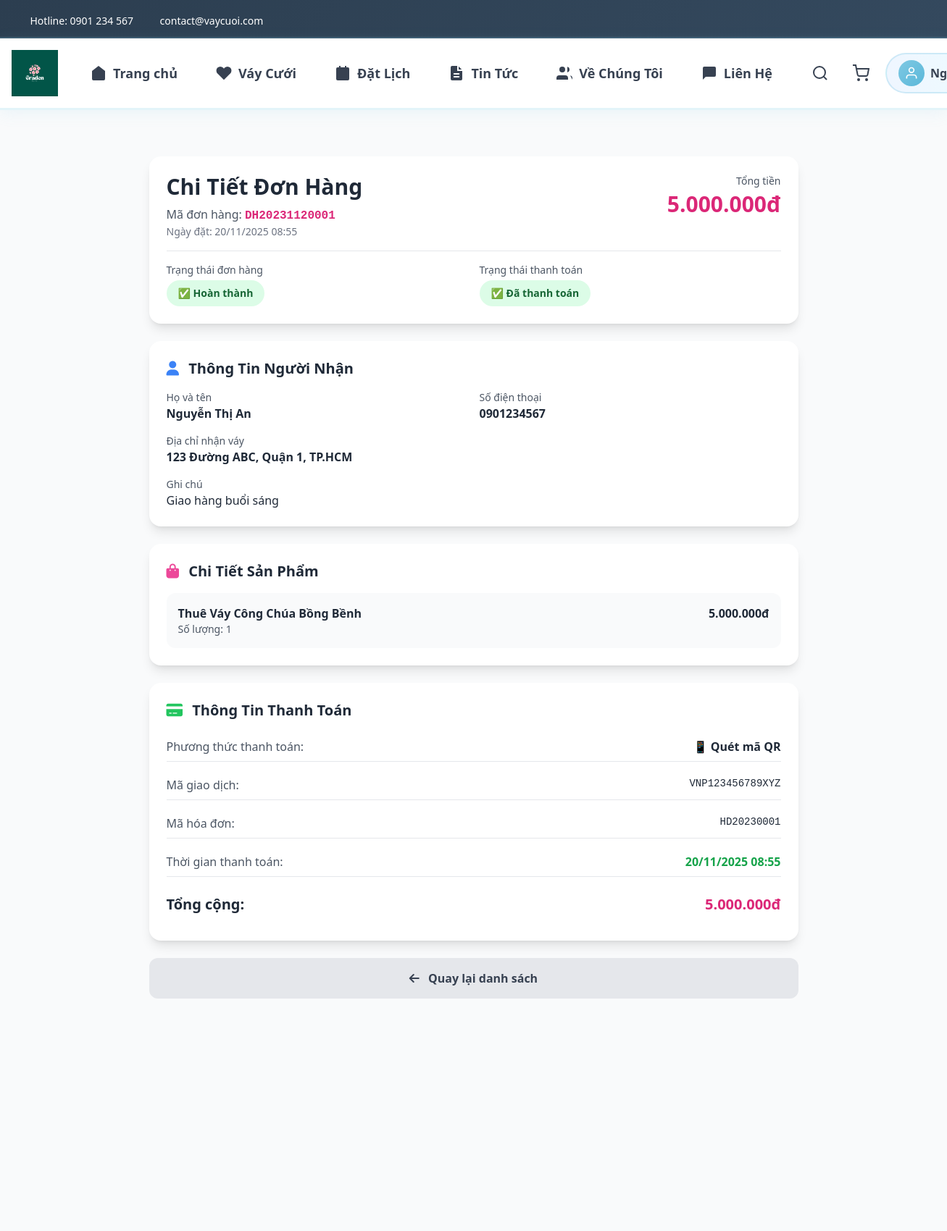
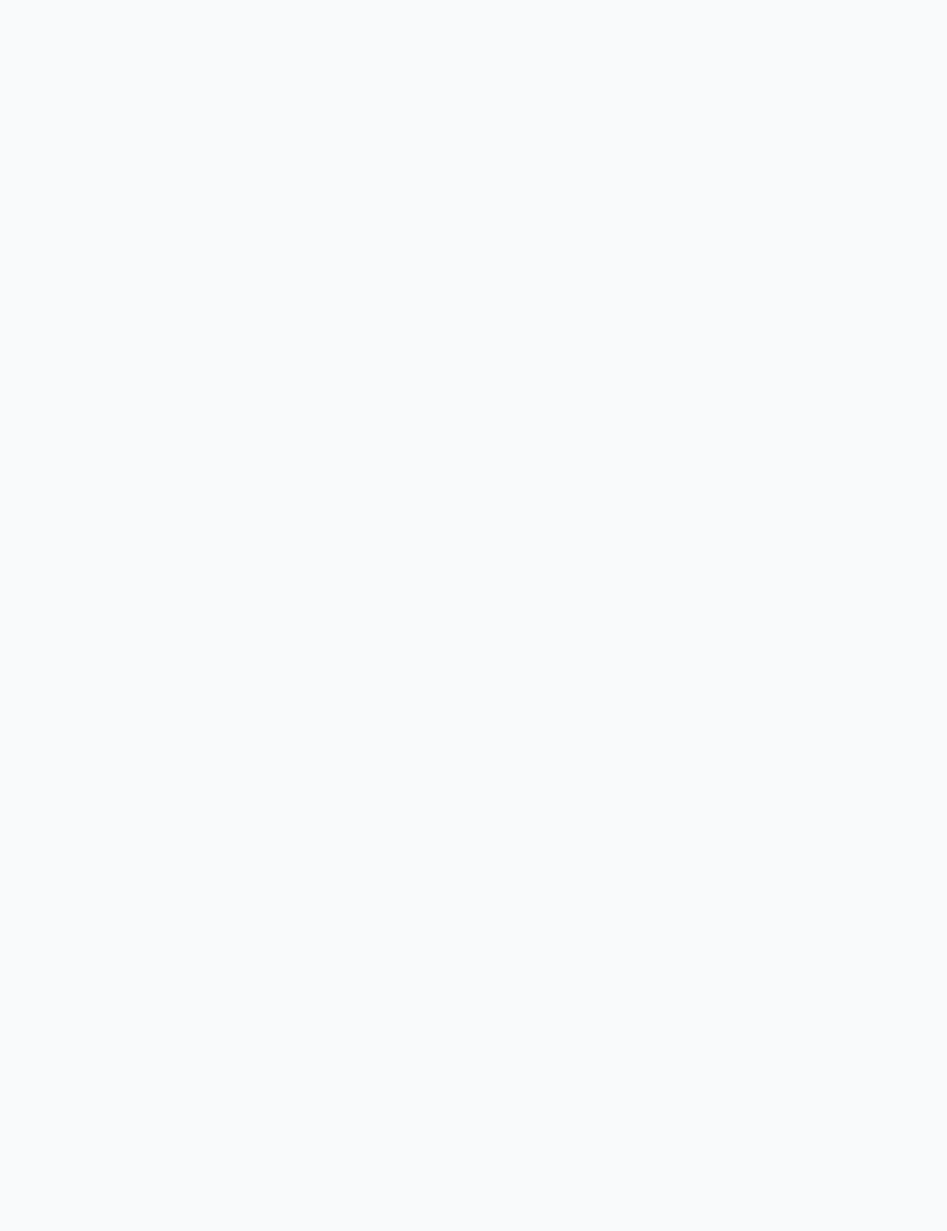
/order-detail.php?id=1 (signed in, upper part), run on the app's committed database (2 pictures, top to bottom).
### tables this page shows
CREATE TABLE thanh_toan (
   id BIGINT AUTO_INCREMENT PRIMARY KEY,
   hoa_don_id BIGINT NULL,
   don_hang_id BIGINT NULL,
   payment_gateway VARCHAR(100) NULL,
   transaction_id VARCHAR(255) NULL,
   amount DECIMAL(14,2) NOT NULL,
   status ENUM('initiated','success','failed','refunded') DEFAULT 'initiated',
   paid_at TIMESTAMP NULL,
   created_at TIMESTAMP DEFAULT CURRENT_TIMESTAMP,
   FOREIGN KEY (hoa_don_id) REFERENCES hoa_don(id) ON DELETE SET NULL,
   FOREIGN KEY (don_hang_id) REFERENCES don_hang(id) ON DELETE SET NULL,
   INDEX idx_tx (transaction_id)  
);

CREATE TABLE don_hang (
   id BIGINT AUTO_INCREMENT PRIMARY KEY,
   ma_don_hang VARCHAR(50) UNIQUE COMMENT 'Mã đơn hàng duy nhất',
   nguoi_dung_id BIGINT NULL,
   ho_ten VARCHAR(255) NOT NULL COMMENT 'Họ tên người nhận',
   so_dien_thoai VARCHAR(30) NOT NULL COMMENT 'Số điện thoại người nhận',
   dia_chi TEXT NOT NULL COMMENT 'Địa chỉ nhận váy',
   ghi_chu TEXT NULL COMMENT 'Ghi chú đơn hàng',
   tong_tien DECIMAL(14,2) NOT NULL,
   trang_thai ENUM('pending','processing','completed','cancelled') DEFAULT 'pending',
   phuong_thuc_thanh_toan VARCHAR(50) DEFAULT 'qr_code' COMMENT 'Phương thức thanh toán',
   trang_thai_thanh_toan ENUM('pending','paid','failed','expired') DEFAULT 'pending' COMMENT 'Trạng thái thanh toán',
   created_at TIMESTAMP DEFAULT CURRENT_TIMESTAMP,
   updated_at TIMESTAMP NULL ON UPDATE CURRENT_TIMESTAMP,
   FOREIGN KEY (nguoi_dung_id) REFERENCES nguoi_dung(id) ON DELETE SET NULL,
   INDEX idx_ma_don_hang (ma_don_hang),
   INDEX idx_trang_thai (trang_thai),
   INDEX idx_trang_thai_thanh_toan (trang_thai_thanh_toan)
);

CREATE TABLE chi_tiet_hoa_don (
   id BIGINT AUTO_INCREMENT PRIMARY KEY,
   hoa_don_id BIGINT NOT NULL,
   vay_id BIGINT NULL,
   description TEXT,
   amount DECIMAL(12,2) NOT NULL,
   quantity INT DEFAULT 1,
   FOREIGN KEY (hoa_don_id) REFERENCES hoa_don(id) ON DELETE CASCADE,
   FOREIGN KEY (vay_id) REFERENCES vay_cuoi(id) ON DELETE SET NULL
);

CREATE TABLE hoa_don (
   id BIGINT AUTO_INCREMENT PRIMARY KEY,
   don_hang_id BIGINT UNIQUE NOT NULL,
   nguoi_dung_id BIGINT NULL,
   ma_hoa_don VARCHAR(100) UNIQUE,
   tong_thanh_toan DECIMAL(14,2) NOT NULL,
   status ENUM('unpaid','paid','partially_paid','cancelled') DEFAULT 'unpaid',
   created_at TIMESTAMP DEFAULT CURRENT_TIMESTAMP,
   FOREIGN KEY (don_hang_id) REFERENCES don_hang(id) ON DELETE CASCADE,
   FOREIGN KEY (nguoi_dung_id) REFERENCES nguoi_dung(id) ON DELETE SET NULL
);

### order-detail.php (the view, shortened to what this page needs)
<?php
require_once 'includes/config.php';
$user_id = $_SESSION['user_id'];
$order_id = intval($_GET['id'] ?? 0);
$order_query = $conn->prepare("SELECT
    dh.*,
    t.transaction_id,
    t.status as payment_status,
    t.paid_at,
    t.amount as payment_amount,
    hd.ma_hoa_don,
    TIMESTAMPDIFF(MINUTE, dh.created_at, NOW()) as minutes_ago
FROM don_hang dh
LEFT JOIN thanh_toan t ON dh.id = t.don_hang_id
LEFT JOIN hoa_don hd ON dh.id = hd.don_hang_id
WHERE dh.id = ? AND dh.nguoi_dung_id = ?");
$order_query->bind_param("ii", $order_id, $user_id);
$order_query->execute();
$order_result = $order_query->get_result();
$order = $order_result->fetch_assoc();
$details_query = $conn->prepare("SELECT * FROM chi_tiet_hoa_don WHERE hoa_don_id = (SELECT id FROM hoa_don WHERE don_hang_id = ?)");
$details_query->bind_param("i", $order_id);
$details_query->execute();
$details = $details_query->get_result();
require_once 'includes/header.php';
?>
<section class="py-16 bg-gray-50 min-h-screen">
    <div class="container mx-auto px-4">
        <div class="max-w-4xl mx-auto">
            <div class="bg-white rounded-2xl shadow-lg p-6 mb-6">
                <div class="flex justify-between items-start mb-4">
                    <div>
                        <h1 class="text-3xl font-bold text-gray-800 mb-2">
                            Chi Tiết Đơn Hàng
                        </h1>
                        <p class="text-gray-600">
                            Mã đơn hàng: <span class="font-mono font-bold text-pink-600"><?php echo htmlspecialchars($order['ma_don_hang']); ?></span>
                        </p>
                        <p class="text-sm text-gray-500">
                            Ngày đặt: <?php echo date('d/m/Y H:i', strtotime($order['created_at'])); ?>
                        </p>
                    </div>
                    <div class="text-right">
                        <p class="text-sm text-gray-600 mb-1">Tổng tiền</p>
                        <p class="text-3xl font-bold text-pink-600">
                            <?php echo number_format($order['tong_tien'], 0, ',', '.'); ?>đ
                        </p>
                    </div>
                </div>
                <div class="grid md:grid-cols-2 gap-4 pt-4 border-t">
                    <div>
                        <p class="text-sm text-gray-600 mb-1">Trạng thái đơn hàng</p>
                        <span class="inline-block px-4 py-2 rounded-full text-sm font-bold
                            <?php
                            switch($order['trang_thai']) {
                                case 'completed': echo 'bg-green-100 text-green-800'; break;
                            }
                            ?>">
                            <?php
                            switch($order['trang_thai']) {
                                case 'completed': echo '✅ Hoàn thành'; break;
                            }
                            ?>
                        </span>
                    </div>
                    <div>
                        <p class="text-sm text-gray-600 mb-1">Trạng thái thanh toán</p>
                        <span class="inline-block px-4 py-2 rounded-full text-sm font-bold
                            <?php
                            switch($order['trang_thai_thanh_toan']) {
                                case 'paid': echo 'bg-green-100 text-green-800'; break;
                            }
                            ?>">
                            <?php
                            switch($order['trang_thai_thanh_toan']) {
                                case 'paid': echo '✅ Đã thanh toán'; break;
                            }
                            ?>
                        </span>
                    </div>
                </div>
            </div>
            <div class="bg-white rounded-2xl shadow-lg p-6 mb-6">
                <h2 class="text-xl font-bold text-gray-800 mb-4">
                    <i class="fas fa-user text-blue-500 mr-2"></i>
                    Thông Tin Người Nhận
                </h2>
                <div class="grid md:grid-cols-2 gap-4">
                    <div>
                        <p class="text-sm text-gray-600">Họ và tên</p>
                        <p class="font-semibold text-gray-800"><?php echo htmlspecialchars($order['ho_ten']); ?></p>
                    </div>
                    <div>
                        <p class="text-sm text-gray-600">Số điện thoại</p>
                        <p class="font-semibold text-gray-800"><?php echo htmlspecialchars($order['so_dien_thoai']); ?></p>
                    </div>
                    <div class="md:col-span-2">
                        <p class="text-sm text-gray-600">Địa chỉ nhận váy</p>
                        <p class="font-semibold text-gray-800"><?php echo htmlspecialchars($order['dia_chi']); ?></p>
                    </div>
                    <?php if (!empty($order['ghi_chu'])): ?>
                    <div class="md:col-span-2">
                        <p class="text-sm text-gray-600">Ghi chú</p>
                        <p class="text-gray-800"><?php echo htmlspecialchars($order['ghi_chu']); ?></p>
                    </div>
                    <?php endif; ?>
                </div>
            </div>
            <div class="bg-white rounded-2xl shadow-lg p-6 mb-6">
                <h2 class="text-xl font-bold text-gray-800 mb-4">
                    <i class="fas fa-shopping-bag text-pink-500 mr-2"></i>
                    Chi Tiết Sản Phẩm
                </h2>
                <div class="space-y-4">
                    <?php if ($details && $details->num_rows > 0): ?>
                        <?php while ($item = $details->fetch_assoc()): ?>
                        <div class="flex justify-between items-start p-4 bg-gray-50 rounded-xl">
                            <div class="flex-1">
                                <p class="font-semibold text-gray-800"><?php echo htmlspecialchars($item['description']); ?></p>
                                <p class="text-sm text-gray-600">Số lượng: <?php echo $item['quantity']; ?></p>
                            </div>
                            <p class="font-bold text-gray-800"><?php echo number_format($item['amount'], 0, ',', '.'); ?>đ</p>
                        </div>
                        <?php endwhile; ?>
                    <?php else: ?>
                        <p class="text-gray-600">Không có chi tiết sản phẩm</p>
                    <?php endif; ?>
                </div>
            </div>
            <div class="bg-white rounded-2xl shadow-lg p-6 mb-6">
                <h2 class="text-xl font-bold text-gray-800 mb-4">
                    <i class="fas fa-credit-card text-green-500 mr-2"></i>
                    Thông Tin Thanh Toán
                </h2>
                <div class="space-y-3">
                    <div class="flex justify-between py-2 border-b">
                        <span class="text-gray-600">Phương thức thanh toán:</span>
                        <span class="font-semibold text-gray-800">
                            <?php
                            switch($order['phuong_thuc_thanh_toan']) {
                                case 'qr_code': echo '📱 Quét mã QR'; break;
                            }
                            ?>
                        </span>
                    </div>
                    <?php if (!empty($order['transaction_id'])): ?>
                    <div class="flex justify-between py-2 border-b">
                        <span class="text-gray-600">Mã giao dịch:</span>
                        <span class="font-mono text-sm text-gray-800"><?php echo htmlspecialchars($order['transaction_id']); ?></span>
                    </div>
                    <?php endif; ?>
                    <?php if (!empty($order['ma_hoa_don'])): ?>
                    <div class="flex justify-between py-2 border-b">
                        <span class="text-gray-600">Mã hóa đơn:</span>
                        <span class="font-mono text-sm text-gray-800"><?php echo htmlspecialchars($order['ma_hoa_don']); ?></span>
                    </div>
                    <?php endif; ?>
                    <?php if ($order['paid_at']): ?>
                    <div class="flex justify-between py-2 border-b">
                        <span class="text-gray-600">Thời gian thanh toán:</span>
                        <span class="font-semibold text-green-600">
                            <?php echo date('d/m/Y H:i', strtotime($order['paid_at'])); ?>
                        </span>
                    </div>
                    <?php endif; ?>
                    <div class="flex justify-between py-3 text-xl font-bold">
                        <span class="text-gray-800">Tổng cộng:</span>
                        <span class="text-pink-600"><?php echo number_format($order['tong_tien'], 0, ',', '.'); ?>đ</span>
                    </div>
                </div>
            </div>
            <div class="flex gap-4">
                <a href="my-orders.php" class="flex-1 bg-gray-200 text-gray-700 px-6 py-4 rounded-xl font-bold text-center hover:bg-gray-300 transition-all">
                    <i class="fas fa-arrow-left mr-2"></i>
                    Quay lại danh sách
                </a>
            </div>
        </div>
    </div>
</section>
<?php require_once 'includes/footer.php'; ?>

### assets/css/style.css (style rules this page uses)
* { margin: 0; padding: 0; box-sizing: border-box; }
:root { --primary-color: #7ec8e3; --secondary-color: #d4f1f9; --accent-color: #5ab8d9; --text-dark: #2c3e50; --text-light: #6c757d; --border-color: #d4e9f0; --bg-light: #f0f9fc; --white: #ffffff; --success: #5cb85c; --danger: #d9534f; --shadow: 0 2px 15px rgba(126, 200, 227, 0.15); --shadow-hover: 0 5px 25px rgba(126, 200, 227, 0.25); }
body { font-family: 'Segoe UI', Tahoma, Geneva, Verdana, sans-serif; color: var(--text-dark); line-height: 1.6; background: #e8f6fa; }
a { text-decoration: none; color: inherit; transition: all 0.3s ease; }
.container { max-width: 1200px; margin: 0 auto; padding: 0 20px; }
section { position: relative; z-index: 1; }
body { padding-top: 0; }
.main-content > *:first-child { margin-top: 0; }
section { padding: 80px 0 60px 0; }
.text-center { text-align: center; }

### assets/css/responsive.css (style rules this page uses)
body { overflow-x: hidden; }
html { scroll-behavior: smooth; }

### data on the page
thanh_toan: don_hang.ma_don_hang "DH20231120001", don_hang.created_at "20/11/2025 08:55", don_hang.tong_tien "5.000.000", don_hang.ho_ten "Nguyễn Thị An", don_hang.so_dien_thoai "0901234567", don_hang.dia_chi "123 Đường ABC, Quận 1, TP.HCM", don_hang.ghi_chu "Giao hàng buổi sáng", transaction "VNP123456789XYZ", hoa_don.ma_hoa_don "HD20230001", paid_at "20/11/2025 08:55"
chi_tiet_hoa_don: description "Thuê Váy Công Chúa Bồng Bềnh", quantity "1", amount "5.000.000"
